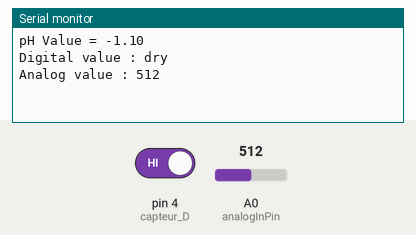
This sketch was run on a simulated Arduino Uno, built with avr-gcc and run on an emulated ATmega328P. On the bench: the last lines printed to the serial monitor. Inputs (shaded band) come from the test bench; at power-on: pin 4 (capteur_D) HIGH, A0 (analogInPin) = 512.

Above: at 1.2 s.
1.3 s: pin 4 (capteur_D) driven LOW
4.5 s: A0 (analogInPin) set to 716
At 5.7 s:
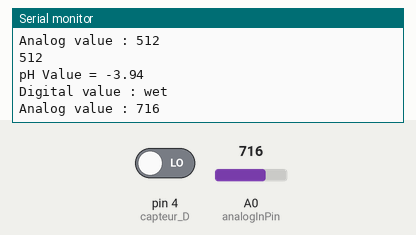
6.0 s: A0 (analogInPin) set to 900
At 6.9 s:
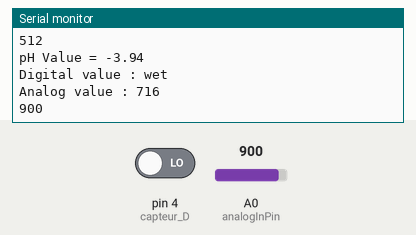
Timing chart, 0 to 9.0 s (numbered marks = the images above; inputs shaded):
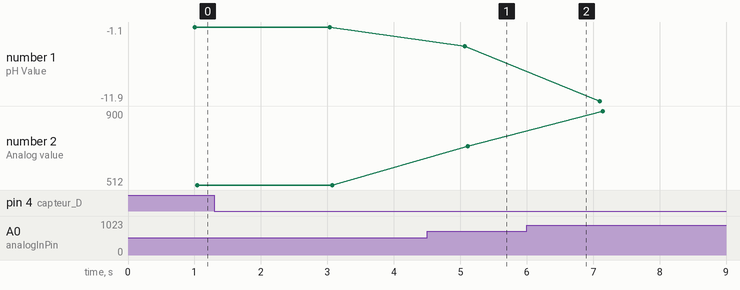

The sketch:

soil_health_monitoring.ino
```cpp
#include <dht.h>
const int analogInPin = A0;
int sensorValue = 0;
unsigned long int avgValue;
float b;
int buf[10],temp;
const int capteur_D = 4;
const int capteur_A = A0;
int val_analogique;
void setup() {
 Serial.begin(9600);

 pinMode(capteur_D, INPUT);
 pinMode(capteur_A, INPUT);
 Serial.begin(9600);

//initialize serial communication at 9600 bits per second:
  Serial.begin(9600);
}

void loop() {
 for(int i=0;i<10;i++)
 {
  buf[i]=analogRead(analogInPin);
  delay(100);
 }
 for(int i=0;i<9;i++)
 {
  for(int j=i+1;j<10;j++)
  {
   if(buf[i]>buf[j])
   {
    temp=buf[i];
    buf[i]=buf[j];
    buf[j]=temp;
   }
  }
 }
 avgValue=0;
 for(int i=2;i<8;i++)
 avgValue+=buf[i];
 float pHVol=(float)avgValue*5.0/1024/6;
 float phValue = -5.70 * pHVol + 13.15;
 Serial.print("pH Value = ");
 Serial.println(phValue);

 delay(20);

if(digitalRead(capteur_D) == LOW)
  {
    Serial.println("Digital value : wet");
    delay(10);
  }
else
  {
    Serial.println("Digital value : dry");
    delay(10);
  }

val_analogique=analogRead(capteur_A);
 Serial.print("Analog value : ");
 Serial.println(val_analogique);
 Serial.println("");
delay(1000);

int sensorValue = analogRead(A0);
 //print out the value you read:
  Serial.println(sensorValue);
  delay(1);        // delay in between reads for
}
```

Measured:
- after the input at 4.5 s, the serial monitor: prints a new line after 0.57 s (image 1)
- after the input at 6.0 s, the serial monitor: prints a new line after 0.10 s (image 2)
- plotted number 1: -1.1 → -3.94 after the input at 4.5 s, -3.94 → -11.9 after the input at 6.0 s
- plotted number 2: 512 → 716 after the input at 4.5 s, 716 → 900 after the input at 6.0 s
